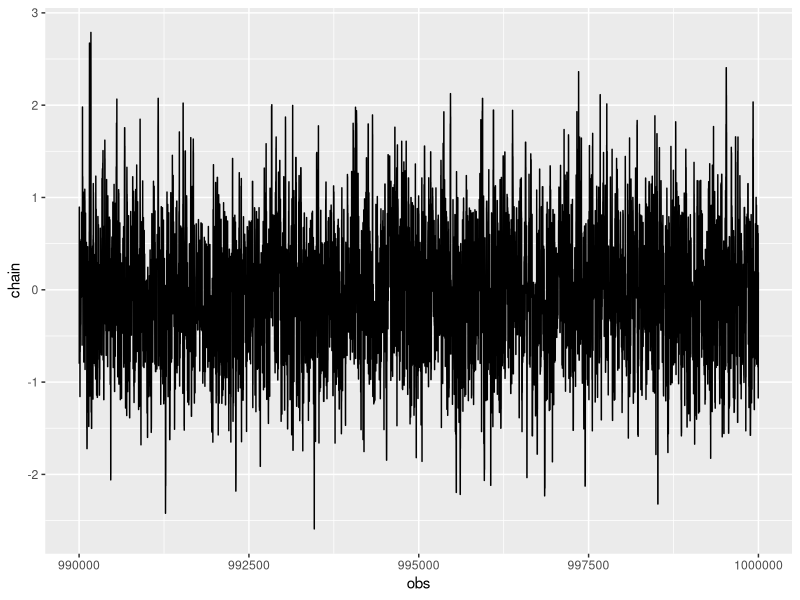
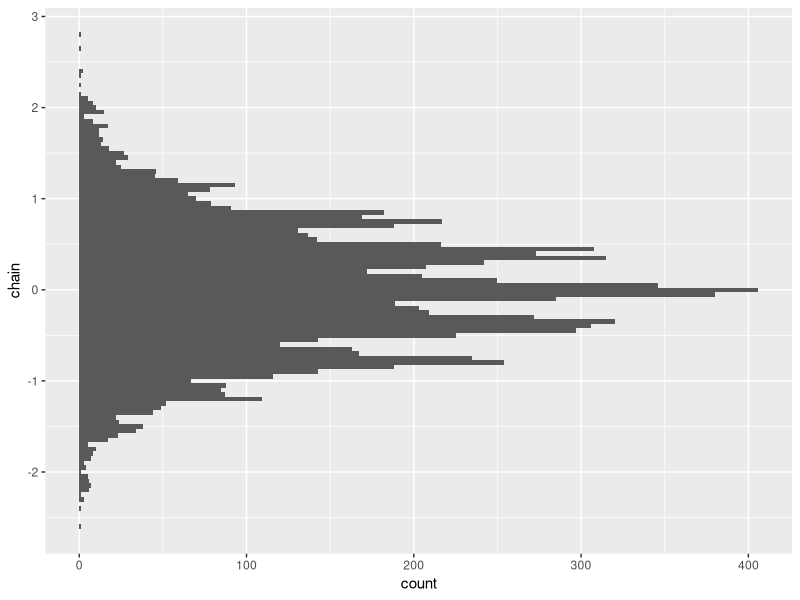

The R source for these figures, in order:
## ---- chunk 1
library(ggplot2)
library(gridExtra)
options(scipen=10) # penalty for scientific notation
## ---- chunk 2
alpha <- function(a,b) {
  # probability density of transition 
  # from state a to state b
  res <- exp(a^2-b^2)*(3+cos(16*b))/(3+cos(16*a))
  return(min(c(1,res)))
}
## ---- chunk 3
go_q <- function(a) {
  # y_t = y_{t-1}+e_t
  return(a+rnorm(1))
}
## ---- chunk 4
go_p <- function(a) {
  proposal <- go_q(a)
  p.accept <- alpha(a,proposal)
  res <- ifelse(runif(1)<p.accept,proposal,a)
  return(res)
}
## ---- chunk 5
gogogo <- function(a,n.steps=1) {
  res <- rep(a,times=n.steps)
  for (i in 2:n.steps) res[i] <- go_p(res[i-1])
  return(res)
}

## ---- chunk 6
chain.len <- 10^6

h <- data.frame(obs=1:chain.len)
h$chain <- gogogo(0,chain.len)

# burn-in: we completely forget about the starting iterations of the chain
burn.len <- 10^4
h <- h[h$obs>burn.len,]

# we will draw only the final 10000 iterations of the Markov chain
hh <- h[h$obs>chain.len-9999,] 

g1 <- ggplot(hh,aes(x=obs,y=chain))+geom_line()
g2 <- ggplot(hh,aes(x=chain))+geom_histogram(binwidth=0.05)+coord_flip()
g <- arrangeGrob(g1,g2,nrow=1)
g
